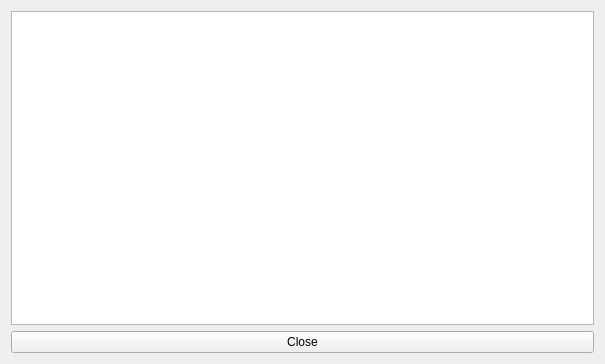
<ui version="4.0" >
 <class>CMakeBuildSettings</class>
 <widget class="QWidget" name="CMakeBuildSettings" >
  <property name="geometry" >
   <rect>
    <x>0</x>
    <y>0</y>
    <width>605</width>
    <height>364</height>
   </rect>
  </property>
  <property name="sizePolicy" >
   <sizepolicy vsizetype="Minimum" hsizetype="Preferred" >
    <horstretch>0</horstretch>
    <verstretch>0</verstretch>
   </sizepolicy>
  </property>
  <layout class="QVBoxLayout" >
   <item>
    <widget class="QListWidget" name="documentList" />
   </item>
   <item>
    <widget class="QPushButton" name="close" >
     <property name="text" >
      <string>Close</string>
     </property>
    </widget>
   </item>
  </layout>
 </widget>
 <resources/>
 <connections/>
</ui>
